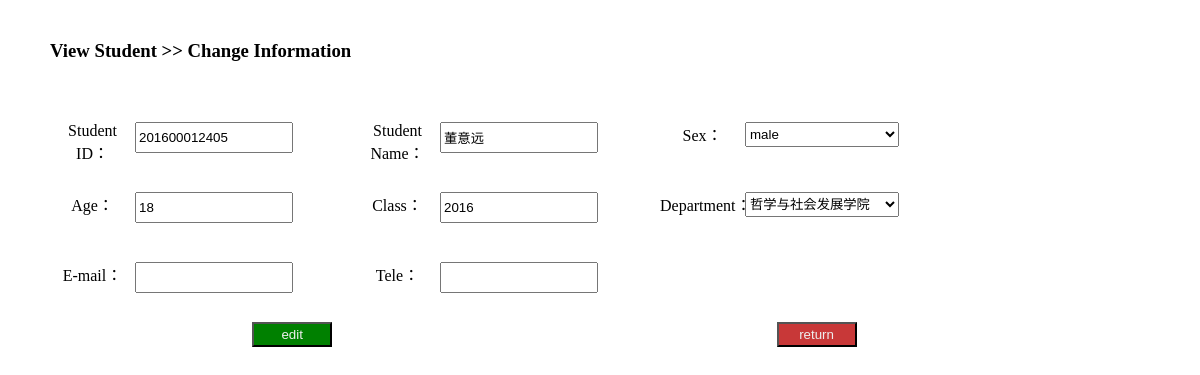
Page /admin/fun/modiStudent.php?sid=201600012405 on the committed database.
### tables this page shows
CREATE TABLE `student` (
  `sid` char(12) NOT NULL,
  `name` varchar(10) NOT NULL,
  `sex` char(1) NOT NULL,
  `age` varchar(3) DEFAULT NULL,
  `class` varchar(10) DEFAULT NULL,
  `idnum` char(18) DEFAULT NULL,
  `did` char(2) DEFAULT NULL,
  `email` char(30) DEFAULT NULL,
  `tel` char(11) DEFAULT NULL
);

### admin/fun/modiStudent.php (the view, shortened to what this page needs)
<?php
require_once("../../config/database.php");
if($_GET['sid']){
    $sid=$_GET['sid'];
}
$com='select * from student natural join (select did,dname from department) as didname where 1=1 and sid='.$sid ;
$result=mysqli_query($db,$com);
if($result){
    while($row=mysqli_fetch_object($result)){
        ?>
<!DOCTYPE html PUBLIC "-//W3C//DTD XHTML 1.0 Transitional//EN" "http://www.w3.org/TR/xhtml1/DTD/xhtml1-transitional.dtd">
<html lang="en">
<head>
    <link rel="stylesheet" type="text/css" href="../css/fun.css">
</head>
<body>
<h3 class="subtitle">View Student >> Change Information</h3>
    <form action="editStudent.php" method="post">
        <div class="inputbox"><span>Student ID：</span><input name="sid" type="text" required value="<?php echo $row->sid ?>"></div>
        <div class="inputbox"><span>Student Name：</span><input name="name" type="text" required value="<?php echo $row->name ?>"></div>
        <div class="inputbox"><span>Sex：</span>
            <select name="sex" required>
                <option value="male" <?php  if($row->sex=='male') echo "selected"; ?>>male</option>
            </select></div>
        <div class="inputbox"><span>Age：</span><input name="age" type="text" required value="<?php echo $row->age ?>"></div>
        <div class="inputbox"><span>Class：</span><input name="class" type="text" required value="<?php echo $row->class ?>"></div>
        <div class="inputbox"><span>Department：</span>
            <?php
            echo '<select required name="did">';
            $dept=mysqli_query($db,"select did,dname from department");
            while($dr=mysqli_fetch_object($dept)) {
                var_dump($dr);
            echo '<option value="'.$dr->did.'" '; if($dr->dname==$row->dname) echo 'selected'; echo '> '.$dr->dname.'</option>' ;
            }
            echo '</select>';
            ?></div>
        <div class="inputbox"><span>E-mail：</span><input name="email" type="text" value="<?php echo $row->email ?>"></div>
        <div class="inputbox"><span>Tele：</span><input name="tel" type="text"  value="<?php echo $row->tel ?>"></div>
        <div class="clickbox clearfloat"><span></span><input name="submit" type="submit" value="edit"></div>
        <div class="redbox clickbox "><span></span><input name="back" type="button" onclick="javascript:history.back(-1);" value="return"></div>
    </form>
        <?php
    }
}
?>

### admin/css/fun.css (style rules this page uses)
body { margin: 30px; }
.clearfloat { clear: left; }
.subtitle { margin: 40px 20px; }
.inputbox { display: block; width: 265px; height: 30px; margin: 20px; float: left; }
.clickbox input { color: #eee; display: block; clear: both; width: 80px; height: 25px; background: green; margin: 10px auto; }
.inputbox span { text-align: center; display: block; width: 85px; float: left; }
.inputbox input { width: 150px; height: 25px; float: left; }
.inputbox select { float: left; height: 25px; width: 154px; display: block; }
.clickbox { float: left; width: 46%; }
.redbox input { background-color: #C83838; }
form span { margin: 0; display: inline-block; width: 60px; text-align: center; }

### rows in the picture
student: sid "201600012405", name "董意远", age "18", class "2016"

### other values in the picture
form field did "哲学与社会发展学院"
